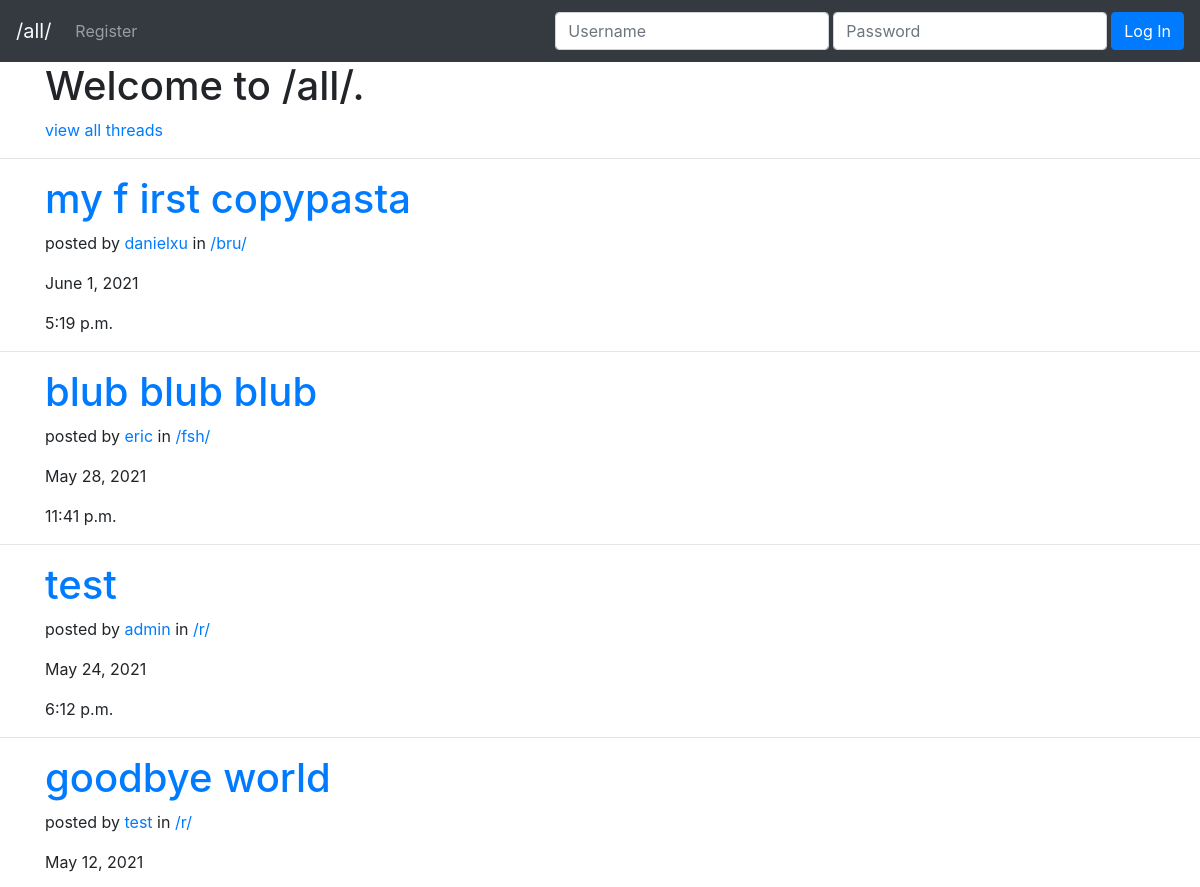
The page /all/ (upper part) on the database as committed earlier.
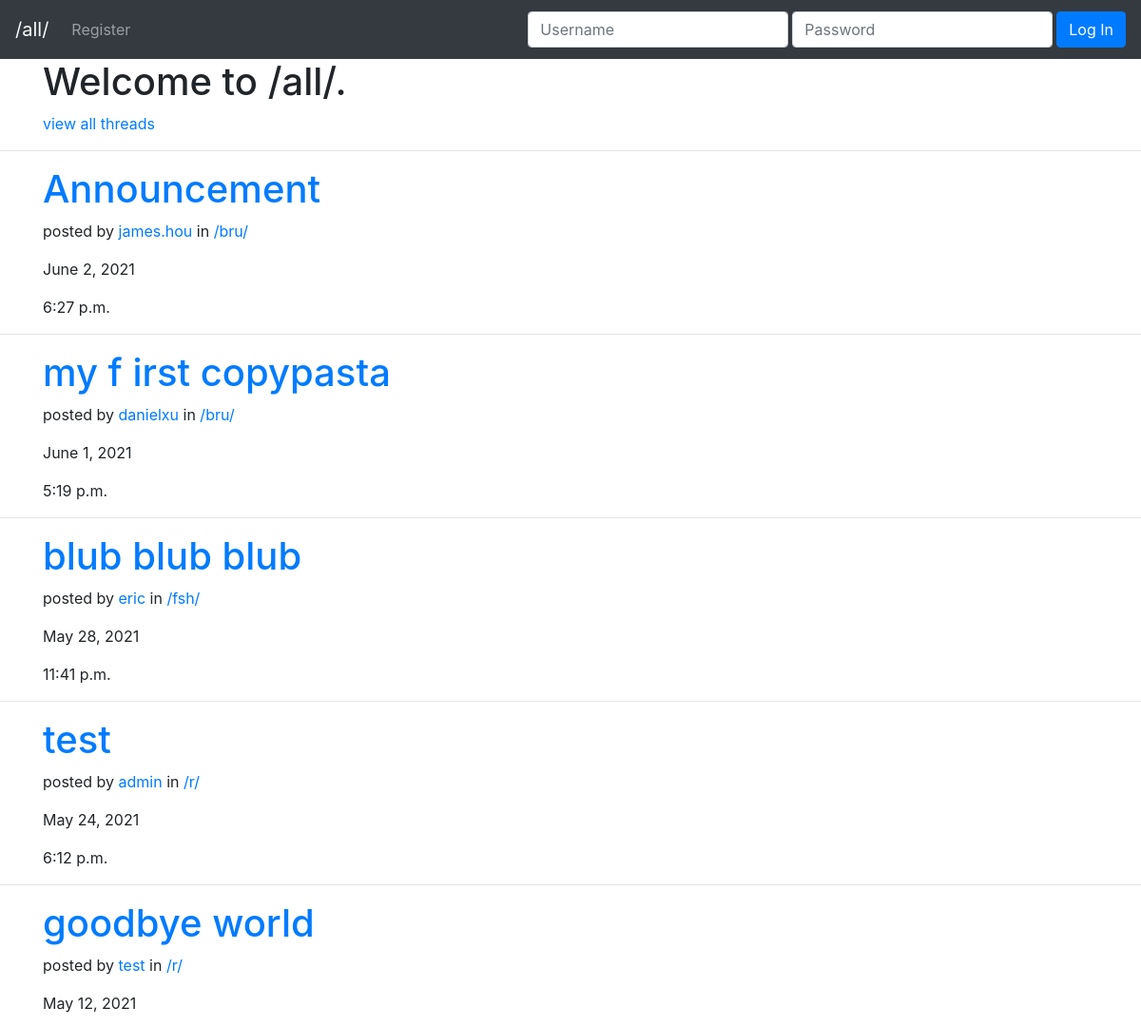
The same page on the database as committed later.
### post/models.py (models this page shows, shortened)
class Post(models.Model):
    id = models.BigAutoField(primary_key=True)
    userPosted = models.ForeignKey(User, on_delete=models.CASCADE,null=True, blank=True)
    thread = models.ForeignKey(Thread, on_delete=models.CASCADE,null=True, blank=True)
    title = models.CharField(max_length=30)
    content = models.CharField(max_length=2000)
    pub_date = models.DateTimeField('date published')

class Thread(models.Model):
    title = models.TextField(max_length=3)

### post/views.py (the view, shortened to what this page needs)
# urls.py: path('all/', views.MainPage.as_view()),
class MainPage(View):
    def get(self, request):
        post_objects = Post.objects.order_by('-pub_date')
        context = {'post_objects': post_objects}
        return render(request, 'post/index.html', context)

### post/templates/post/index.html (shortened to what this page needs)
<!DOCTYPE html>
<html lang="en">
<head>
    <link rel="stylesheet" href="https://maxcdn.bootstrapcdn.com/bootstrap/4.0.0/css/bootstrap.min.css" />
</head>
<body>
    <nav class="navbar navbar-expand-lg navbar-dark bg-dark">
        <a class="navbar-brand text-light" href="/all/">/all/</a>
        {% if user.is_authenticated %}
        <div class="collapse navbar-collapse" id="navbarText">
            <ul class="navbar-nav mr-auto">
                <li class="nav-item">
                    <a class="nav-link" href="/new/">Create Post</a>
                </li>
                <li class="nav-item">
                    <a class="nav-link" href="/new/thread">Create Thread</a>
                </li>
            </ul>
            <span class="navbar-text mr-3">
                Welcome, <a href="/profile/{{user.id}}">{{user}}</a>!
            </span>
            <form class="form-inline" action="" method="POST">
                {% csrf_token %}
                <input type="hidden" name="logout" value="logout"></input>
                <button type="submit" class="btn btn-danger">Logout</button>
            </form>
        </div>
        {% else %}
        <div class="collapse navbar-collapse" id="navbarText">
            <ul class="navbar-nav mr-auto">
                <li class="nav-item">
                    <a class="nav-link" href="/register/">Register</a>
                </li>
            </ul>
            <form class="form-inline ml-auto" action="" method="POST">
                <input type="text" class="form-control mr-1 my-1" name="username" id="username" placeholder="Username" required />
                <input type="password" class="form-control mr-1 my-1" name="password" id="password" placeholder="Password" required />
                <button class="btn btn-primary my-2 my-sm-0" type="submit">
                    Log In
                </button>
            </form>
        </div>
        {% endif %}
    </nav>
    <div class="container">
        <h1>Welcome to /all/.</h1>
        <a href="/threads/">view all threads</a>
    </div>
    <hr />
    {% for post in post_objects %}
    <div class="container">
        <h1><a href="/posts/{{post.id}}">{{post.title}}</a></h1>
        <p>posted by <a href="/profile/{{post.userPosted.id}}/">{{post.userPosted}}</a> in <a href="/threads/{{post.thread.id}}">/{{post.thread.title}}/</a></p>
        <p>{{post.pub_date.date}}</p>
        <p>{{post.pub_date.time}}</p>
    </div>
    <hr />
    {% endfor %}
</body>
</html>

Rows that differ between the two databases and show on the page:
added Post: title "Announcement", userPosted "james.hou", thread "bru", pub_date "June 2, 2021", pub_date.time "6:27 p.m."
